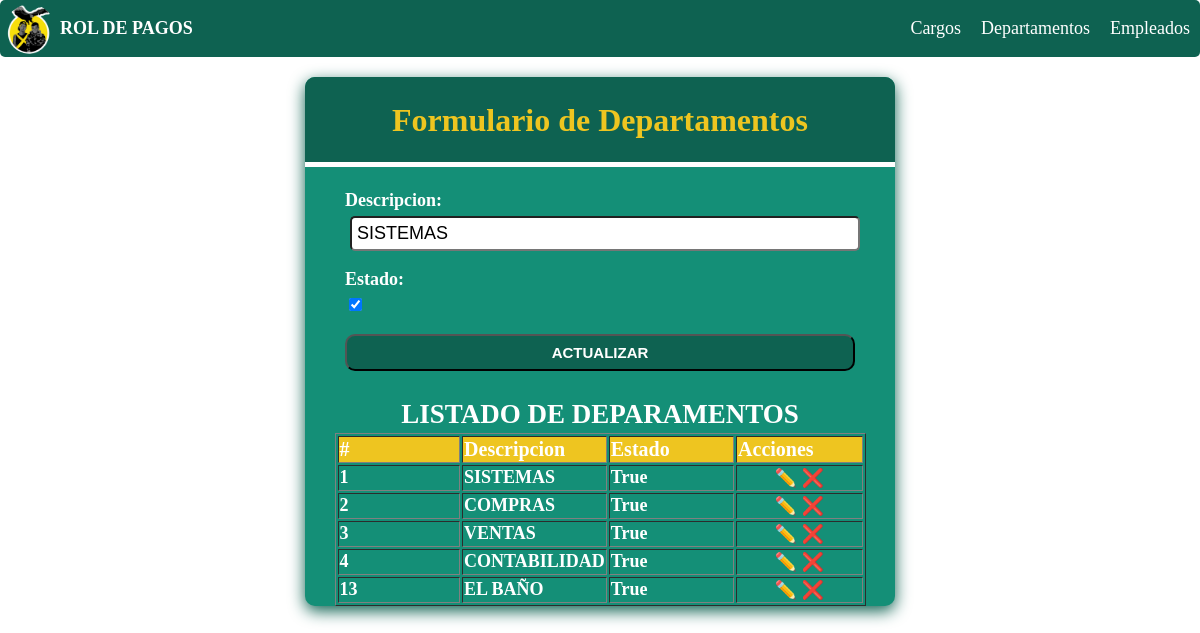
Page /editar_departamento/1 on the committed database.
### appnomina/models.py (models this page shows, shortened)
class Departamento(models.Model):
    descripcion = models.CharField(max_length=100, blank=False, null=True)
    estado = models.BooleanField(default=True)
    fecha_creacion = models.DateTimeField(auto_now_add=False, auto_now=True)
    class Meta:
        verbose_name = "Departamento"
        verbose_name_plural = "Departamentos"
        ordering = ['id']

### appnomina/views.py (the view)
# urls.py: path('editar_departamento/<int:id>',editarDepartamento,name="editar_departamento"),
def editarDepartamento(request,id):
    error,departamento_form=None,None
    try:
        departamento = Departamento.objects.get(id=id)
        if request.method == "GET":
            departamento_form = DepartamentoForm(instance=departamento)
        else:
            departamento_form = DepartamentoForm(request.POST,instance=departamento)
            if departamento_form.is_valid():
                departamento_form.save()
                return redirect('departamento')
    except Exception as e:
        error=e
    departamentos = Departamento.objects.all()
    return render (request, "pages/departamento.html",{'departamentoForm':departamento_form,'departamentos':departamentos,'accion':'Actualizar'})

### appnomina/forms.py
class DepartamentoForm(forms.ModelForm):
    class Meta:
        model = Departamento
        fields = ['descripcion','estado']
        widgets = {
            'descripcion':forms.TextInput(attrs={
                'placeholder':'Ingrese Departamento',
                'class':'form-group',
                'required':True
            }),
        }

### templates/pages/departamento.html (shortened to what this page needs)
{% extends "inicio.html" %}
{% load static %}
{% block css %}
<link rel="stylesheet" href="{% static 'css/form.css' %}" />
{% endblock %}
{% block contenido %}
<section class="form-container">
  <div class="form-header">
    <h1>Formulario de Departamentos</h1>
  </div>
  <form method="POST" id="form-departamento" class="form">
    {{ departamentoForm.as_p}}
    <button
    id="enviar"
    type="submit"
    name="enviar">
      {{accion}}
    </button>
  </form>
  <div class="consulta none table-responsive" id="consulta">
    <h2>Listado de Deparamentos</h2>
    <table class="consulta-est" id="consulta-est" border="1">
      <thead>
        <th>#</th>
        <th>Descripcion</th>
        <th>Estado</th>
        <th>Acciones</th>
      </thead>
      <tbody class="detalle-est" id="detalle-est">
        {% for departamento in departamentos %}
        <tr>
          <td>{{departamento.id}}</td>
          <td>{{departamento.descripcion}}</td>
          <td>{{departamento.estado}}</td>
          <td class="acciones">
            <a href="{% url 'editar_departamento' departamento.id %}">✏️</a>
            <a href="{% url 'eliminar_departamento' departamento.id %}">❌</a>
          </td>
        </tr>
        {% endfor %}
      </tbody>
    </table>
  </div>
</section>
{% endblock %}

### static/css/main.css (style rules this page uses)
:root { --primary-color: #0E6251; --secundary-color: #9c000e; --boton-success:#81f0b2; --boton-secundary:#148F77; --boton-warning:#eec520; --boton-cancelar:#fe4093; --font-size:18px; --font-color:#000; --font-color-reverse:#fff; }
html { box-sizing: border-box; font-size: var(--font-size); scroll-behavior: smooth; color:var(--font-color); }
*,*:before,*:after { box-sizing: inherit; }
body { margin:0; overflow-x: hidden; box-sizing: inherit; background: url("../img/m.png"); background-size: cover; }
a { text-decoration: none; color:var(--font-color-reverse) }

### static/css/form.css (style rules this page uses)
.form-container { background-color: var(--boton-secundary); max-width: 50%; min-width: 240px; border-radius: 10px; box-shadow: 0px 5px 16px 0px var(--primary-color); overflow: hidden; color: var(--font-color-reverse); font-weight: 900; margin: 0 auto; }
.form-header { background: var(--primary-color); padding: 1px; text-align: center; border-bottom: 5px solid var(--font-color-reverse); line-height:30px; }
.form-header h1 { color: var(--boton-warning); font-size: 32px; }
form { padding: 5px 40px; }
.form-group input, .form-group select, .form-group textarea, .form-group { display: block; width: 100%; padding: 5px; margin: 5px; font-size: 1rem; border-radius: 5px; }
.form label { margin: 5px auto; display: block; }
.form button { display: block; width: 100%; padding: 8px; background: var(--primary-color); border-radius: 10px; color: var(--font-color-reverse); cursor: pointer; font-weight: 900; font-size: 15px; text-transform: uppercase; transition: background-color 0.3s ease-in-out; }
.table-responsive { width: 100%; overflow-y: hidden; -ms-overflow-style: -ms-autohiding-scrollbar; display: flex; flex-direction:column; justify-content: center; align-items: center; }
.consulta h2 { color: var(--font-color-reverse); text-transform: uppercase; margin-bottom: 3px; }
.consulta-est { width: 90%; }
.consulta-est th { background-color: var(--boton-warning); color:var(--font-color-reverse); font-size:20px; text-align: center; }
.consulta-est th, td { width: 25%; text-align: left; }
.detalle-est .acciones { text-align: center; }

### rows in the picture
Departamento: descripcion "SISTEMAS", estado "☑", id "1", estado "True"
Departamento: id "2", descripcion "COMPRAS", estado "True"
Departamento: id "3", descripcion "VENTAS", estado "True"
Departamento: id "4", descripcion "CONTABILIDAD", estado "True"
Departamento: id "13", descripcion "EL BAÑO", estado "True"

### other values in the picture
{{ accion }} "ACTUALIZAR"
